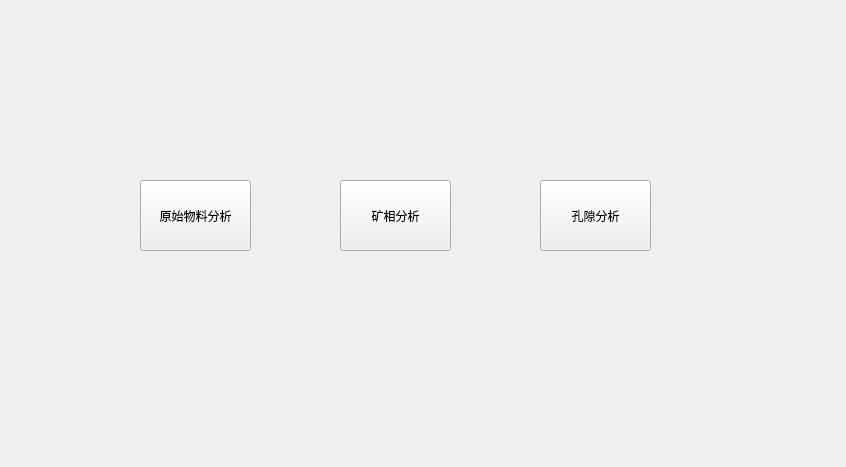
<?xml version="1.0" encoding="UTF-8"?>
<ui version="4.0">
 <class>Form</class>
 <widget class="QWidget" name="Form">
  <property name="geometry">
   <rect>
    <x>0</x>
    <y>0</y>
    <width>846</width>
    <height>467</height>
   </rect>
  </property>
  <property name="windowTitle">
   <string>Form</string>
  </property>
  <widget class="QPushButton" name="step1">
   <property name="geometry">
    <rect>
     <x>140</x>
     <y>180</y>
     <width>111</width>
     <height>71</height>
    </rect>
   </property>
   <property name="text">
    <string>原始物料分析</string>
   </property>
  </widget>
  <widget class="QPushButton" name="step2_3">
   <property name="geometry">
    <rect>
     <x>340</x>
     <y>180</y>
     <width>111</width>
     <height>71</height>
    </rect>
   </property>
   <property name="text">
    <string>矿相分析</string>
   </property>
  </widget>
  <widget class="QPushButton" name="step4">
   <property name="geometry">
    <rect>
     <x>540</x>
     <y>180</y>
     <width>111</width>
     <height>71</height>
    </rect>
   </property>
   <property name="text">
    <string>孔隙分析</string>
   </property>
  </widget>
 </widget>
 <resources/>
 <connections/>
</ui>
